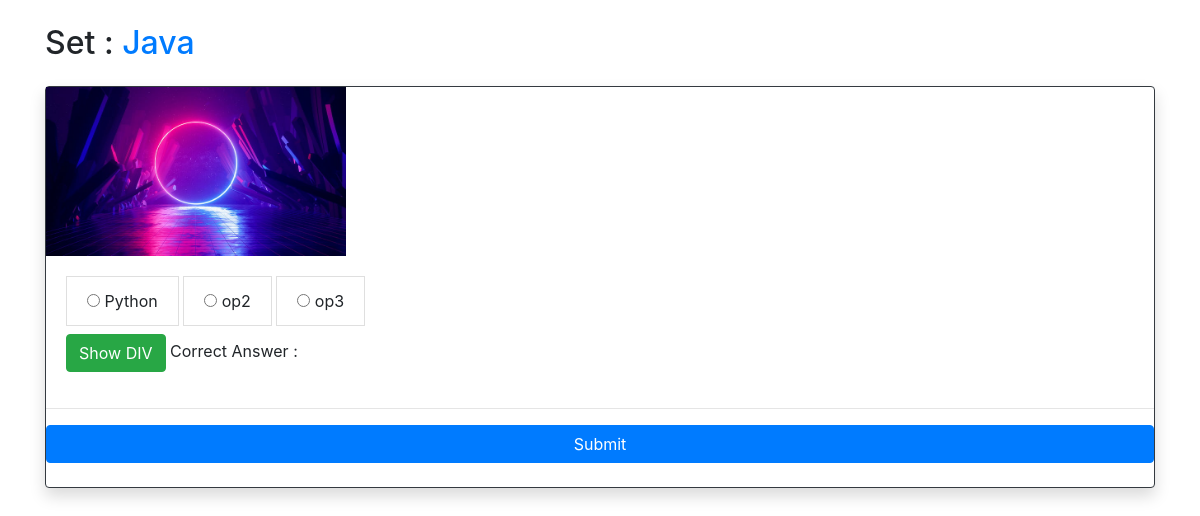
/imgcategory_questions/5, run on the app's committed database.
### quiz/models.py (models this page shows, shortened)
class Question_Set(models.Model):
    section = models.CharField(max_length=50)
    questions = models.ManyToManyField(Question,blank=True)
    def __str__(self):
        return self.section

class Question(models.Model):
    text = models.CharField(max_length=250)
    image = models.ImageField(upload_to='images', blank=True, null=True)
    correct_ans = models.CharField(max_length=150)
    explanation = models.TextField(max_length=500)
    options = models.ManyToManyField(Options,blank=True)
    def __str__(self):
        return self.text

class Options(models.Model):
    option = models.CharField(max_length=150)
    '''op1=models.CharField(max_length=100)
    op2=models.CharField(max_length=100)
    op3=models.CharField(max_length=100)
    op4=models.CharField(max_length=100)'''

### quiz/views.py (the view)
# urls.py: path('imgcategory_questions/<int:cat_id>',views.imgcategory_questions,name="imgcategory_questions"),
def imgcategory_questions(req,cat_id):
    category=models.Question_Set.objects.get(id=cat_id)
    question=models.Question.objects.filter(question_set=category).order_by('id').all()
    print(category)
    print(question)
    return render(req,"imgcategory_questions.html",{'category':category,'question':question})

### quiz/templates/imgcategory_questions.html (shortened to what this page needs)
<html>
<head>
<link rel="stylesheet" href="https://maxcdn.bootstrapcdn.com/bootstrap/4.5.0/css/bootstrap.min.css">
</head>
<body>
<div class="container">
    <h2 class="my-4">Set : <span class="text-primary">{{category.section}} </span></h2>
{% for x in question %}
<div class="card my-4 border-dark shadow">
    <img src="{{x.image.url}}" width="300" ></img>
    <div class="card-body">
        {% for i in x.options.all %}
        <label>
            <li class="list-group-item">
                <input type="radio" class="rb" name ='{{x.text}}' id="option" value="{{i.option}}">
                {{i.option}}
            </li>
        </label>
        {% endfor %}
    <div>
            <input type="button" class="btn btn-success" value="Show DIV" id="bt" onclick="toggle(this)">
      Correct Answer :<label id="corans" class= "rb" style="display:none ; color : green"><b>{{x.correct_ans}}</b></label>
    </div>
</div>
{% endfor %}
<hr>
        <input type="submit" class="btn btn-primary" value="Submit" id="b1" onclick="getanswers()">
        <br>
        </div>
</div>
</body>
</html>

### data on the page
Question_Set: section "Java"
Question: image (picture)
Options: option "Python"
Options: option "op2"
Options: option "op3"
